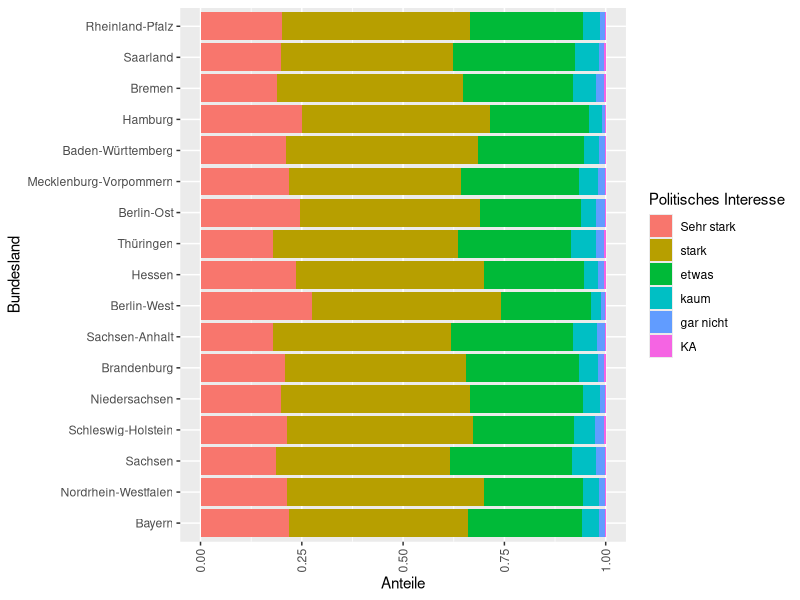

Recreate this plot in R.
## ---- chunk 1
#| echo: false
#| warning: false
#| error: false
library(tidyverse)
library(kableExtra)
## ---- chunk 2
#| echo: false
Fluegel <- c(59, 55, 53.5, 55, 52.5, 57.5, 53, 55)
Fuss <- c(22.3, 19.7, 20.8, 20.3, 20.8, 21.5, 20.6, 21.5)
Kopf <- c(31.2, 30.4, 30.6, 30.3, 30.3, 30.8, 32.5, NA)
Gewicht <- c(9.5, 13.8, 14.8, 15.2, 15.5, 15.6, 15.6, 15.7)

birds <- tibble(Fluegel, Fuss, Kopf, Gewicht)
## ---- chunk 3
#| echo: false
kable(birds) %>% 
  kable_styling(bootstrap_options = c("striped", "condensed"), 
                latex_options = c("striped", "hold_position"), full_width = FALSE) %>%
  column_spec(1:4, width = "10em")
## ---- chunk 4
#| echo: false
#| warning: false
#| message: false
gesis_short <- read_delim('Daten/gesis_short.csv', delim = ';') %>% 
  mutate(Bundesland = as_factor(Bundesland)) %>%
  mutate(Polit_interesse = factor(Polit_interesse, levels = c('Sehr stark', 'stark', 'etwas', 'kaum', 'gar nicht', 'KA')))
## ---- chunk 5
#| echo: false
ggplot(data = gesis_short, mapping = aes(y = Bundesland, fill = Polit_interesse)) +
  geom_bar(position = position_fill(reverse = TRUE)) +
  theme(axis.text.x = element_text(angle = 90, hjust = 1, vjust = 0.5)) +
  labs(x = 'Anteile', y = 'Bundesland', fill = 'Politisches Interesse')
